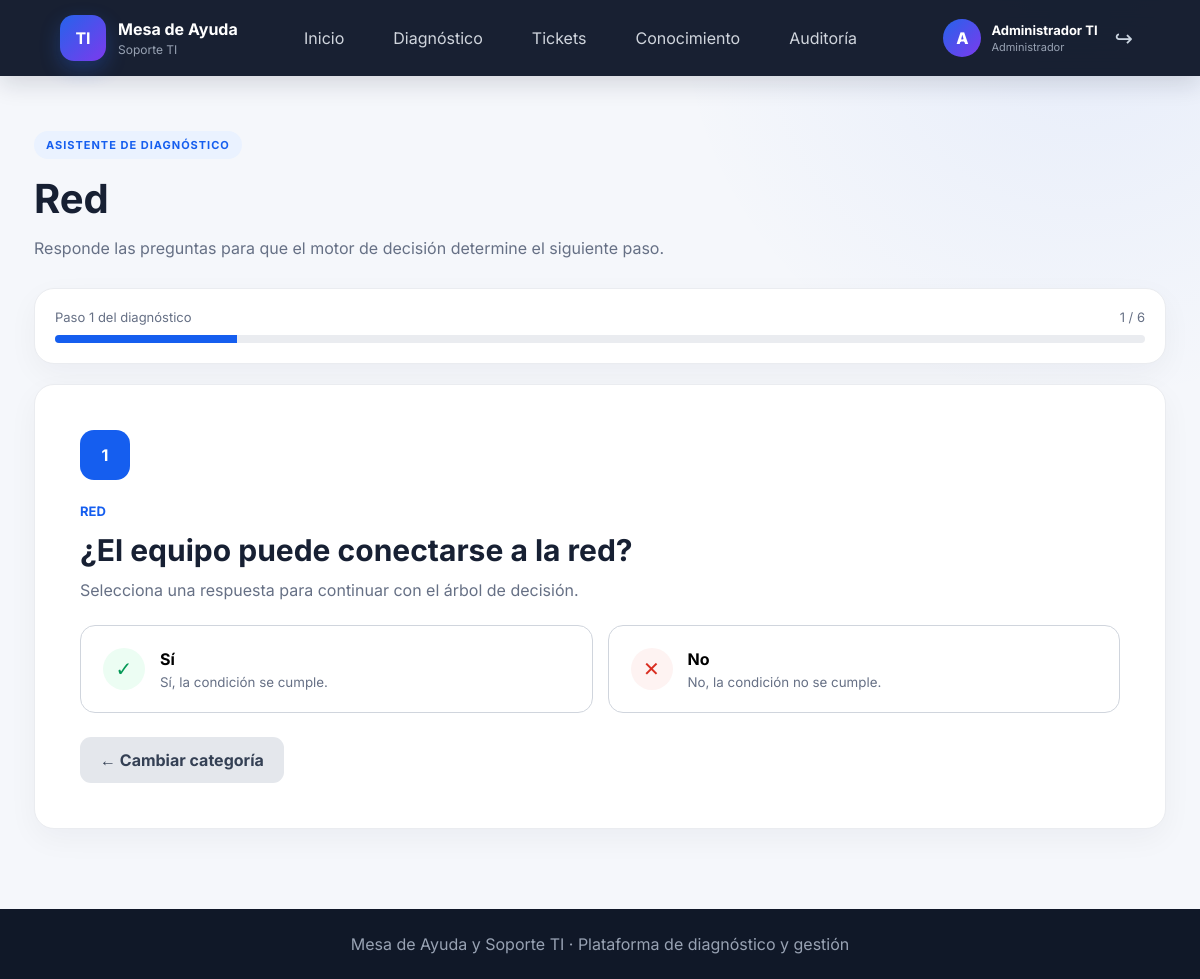
Screenshot of /diagnostico/paso/2 (signed in) with the database file from the repository.
### models/paso_decision.py (models this page shows)
class PasoDecision(db.Model):
    __tablename__ = "pasos_decision"
    id = db.Column(
        db.Integer,
        primary_key=True
    )
    categoria = db.Column(
        db.String(80),
        nullable=False
    )
    pregunta = db.Column(
        db.String(250),
        nullable=False
    )
    opcion_si = db.Column(
        db.String(250)
    )
    opcion_no = db.Column(
        db.String(250)
    )
    siguiente_si = db.Column(
        db.Integer
    )
    siguiente_no = db.Column(
        db.Integer
    )
    solucion_si = db.Column(
        db.Text
    )
    solucion_no = db.Column(
        db.Text
    )
    escalar_si = db.Column(
        db.Boolean,
        default=False
    )
    escalar_no = db.Column(
        db.Boolean,
        default=False
    )

### routes/diagnostico.py (the view, shortened to what this page needs)
@diagnostico_bp.route("/paso/<int:paso_id>", methods=["GET", "POST"])
def paso(paso_id):
    paso_actual = MotorDecision.obtener_paso(paso_id)
    total_pasos = PasoDecision.query.filter_by(categoria=paso_actual.categoria).count()
    completados = PasoDecision.query.filter(
        PasoDecision.categoria == paso_actual.categoria,
        PasoDecision.id <= paso_actual.id
    ).count()
    return render_template(
        "diagnostico.html",
        paso=paso_actual,
        total_pasos=max(total_pasos, 1),
        paso_numero=max(completados, 1),
    )

### services/motor_decision.py (called while the page is built)
    @staticmethod
    def obtener_paso(paso_id):
        return PasoDecision.query.get_or_404(paso_id)

### templates/diagnostico.html (shortened to what this page needs)
{% extends "base.html" %}
{% block content %}
<div class="diagnostic-container">
    <div class="diagnostic-header">
        <span class="badge">ASISTENTE DE DIAGNÓSTICO</span>
        <h1>{{ paso.categoria }}</h1>
        <p>
            Responde las preguntas para que el motor de decisión
            determine el siguiente paso.
        </p>
    </div>
    <div class="progress-container">
        <div class="progress-info">
            <span>Paso {{ paso_numero }} del diagnóstico</span>
            <span>{{ paso_numero }} / {{ total_pasos }}</span>
        </div>
        <div class="progress-bar">
            <div
                class="progress"
                style="width: {{ ((paso_numero / total_pasos) * 100) if total_pasos else 0 }}%;"
            ></div>
        </div>
    </div>
    <div class="question-card">
        <div class="question-number">{{ paso_numero }}</div>
        <span class="category">{{ paso.categoria|upper }}</span>
        <h2>{{ paso.pregunta }}</h2>
        <p>
            Selecciona una respuesta para continuar con el árbol de decisión.
        </p>
        <form method="POST" action="{{ url_for('diagnostico.paso', paso_id=paso.id) }}">
            <div class="answer-buttons">
                <button class="answer yes" type="submit" name="respuesta" value="si">
                    <span>✓</span>
                    <div>
                        <strong>Sí</strong>
                        <small>{{ paso.opcion_si or "Sí, la condición se cumple." }}</small>
                    </div>
                </button>
                <button class="answer no" type="submit" name="respuesta" value="no">
                    <span>✕</span>
                    <div>
                        <strong>No</strong>
                        <small>{{ paso.opcion_no or "No, la condición no se cumple." }}</small>
                    </div>
                </button>
            </div>
        </form>
        <div class="wizard-actions">
            <a class="btn-secondary" href="{{ url_for('diagnostico.iniciar') }}">
                ← Cambiar categoría
            </a>
        </div>
    </div>
</div>
{% endblock %}

### static/css/style.css (style rules this page uses)
* { box-sizing: border-box; margin: 0; padding: 0; }
body { font-family: Arial, Helvetica, sans-serif; background: #f4f7fb; color: #172033; min-height: 100vh; }
.badge { display: inline-block; padding: 7px 12px; background: #eaf2ff; color: #155eef; border-radius: 30px; font-size: 11px; font-weight: bold; letter-spacing: 1px; }
.btn-primary, .btn-secondary { display: inline-flex; justify-content: center; align-items: center; padding: 13px 20px; border-radius: 11px; text-decoration: none; border: none; font-weight: bold; cursor: pointer; }
.btn-secondary { background: #e4e7ec; color: #344054; }
.hero-card, .stat-card, .feature-card, .question-card, .ticket-form, .table-wrap, .knowledge-card, .solution-box, .progress-container { background: white; border: 1px solid #eaecf0; border-radius: 20px; }
.features, .page-container, .diagnostic-container, .result-container { max-width: 1180px; margin: auto; padding: 0 24px 80px; }
.diagnostic-container { padding-top: 55px; }
.diagnostic-header h1, .page-container h1 { font-size: 40px; margin: 15px 0; }
.diagnostic-header p { color: #667085; }
.progress-container { padding: 20px; margin: 30px 0 20px; }
.progress-info { display: flex; justify-content: space-between; color: #667085; font-size: 13px; margin-bottom: 10px; }
.progress-bar { height: 8px; background: #eaecf0; border-radius: 20px; overflow: hidden; }
.progress { height: 100%; background: #155eef; }
.question-card { padding: 45px; box-shadow: 0 15px 40px rgba(16,24,40,.06); }
.question-number { width: 50px; height: 50px; background: #155eef; color: white; border-radius: 14px; display: flex; align-items: center; justify-content: center; font-weight: bold; margin-bottom: 20px; }
.category { color: #155eef; font-size: 13px; font-weight: bold; }
.question-card h2 { font-size: 30px; margin: 12px 0; }
.question-card > p { color: #667085; margin-bottom: 25px; }
.answer-buttons { display: grid; grid-template-columns: 1fr 1fr; gap: 15px; }
.answer { background: white; border: 1px solid #d0d5dd; border-radius: 15px; padding: 22px; display: flex; align-items: center; gap: 15px; cursor: pointer; text-align: left; }
.answer > span { width: 42px; height: 42px; border-radius: 50%; display: flex; align-items: center; justify-content: center; font-size: 20px; }
.yes > span { background: #ecfdf3; color: #039855; }
.no > span { background: #fef3f2; color: #d92d20; }
.answer strong, .answer small { display: block; }
.answer small { color: #667085; margin-top: 5px; }
.wizard-actions { margin-top: 24px; display:flex; justify-content:flex-start; }
button.answer { width:100%; font:inherit; }
body { font-family: "Inter", Arial, Helvetica, sans-serif; background: radial-gradient(circle at 90% 0%, rgba(37,99,235,.07), transparent 28%), #f5f7fb; }
.hero-card, .stat-card, .feature-card, .question-card, .ticket-form, .table-wrap, .knowledge-card, .solution-box, .progress-container { box-shadow: 0 10px 30px rgba(15,23,42,.045); }

### rows the page displays
PasoDecision: categoria "Red", categoria "RED", pregunta "¿El equipo puede conectarse a la red?", opcion_si "Sí, la condición se cumple.", opcion_no "No, la condición no se cumple."

### other values shown
{{ (session.get('nombre', 'U')[0])|upper }} "A"
{{ session.get('nombre', 'Usuario') }} "Administrador TI"
{{ session.get('rol', 'tecnico')|capitalize }} "Administrador"
{{ paso_numero }} "1"
{{ total_pasos }} "6"
